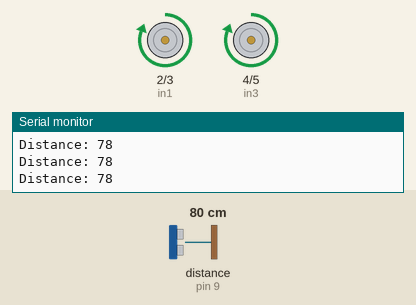
Recording of a sketch running on a simulated Arduino Uno, built with avr-gcc and run on an emulated ATmega328P. Shown: motor-driver pin pairs drawn as motors (green arrow = first pin HIGH = forward, orange = second pin HIGH = backward, longer = more drive), the last lines printed to the serial monitor. Wiring (inferred from the names in the program): ultrasonic range finder: trigger pin 8; echo pin 9. Inputs (shaded band) come from the test bench; at power-on: distance to the obstacle (sensor on pin 9) 80 cm. The echo pulse lasts 58.3 µs per cm.

Above: at 1.2 s.
1.3 s: distance to the obstacle (sensor on pin 9) set to 54 cm
2.8 s: distance to the obstacle (sensor on pin 9) set to 45 cm
At 4.3 s:
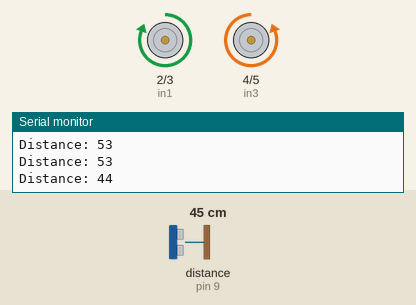
5.8 s: distance to the obstacle (sensor on pin 9) set to 60 cm
At 6.9 s:
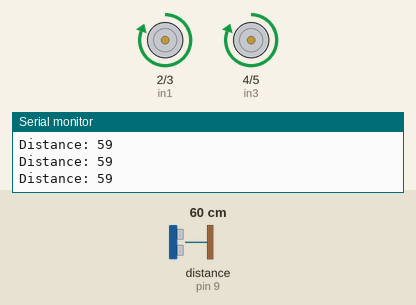
7.5 s: distance to the obstacle (sensor on pin 9) set to 2 cm
At 7.9 s:
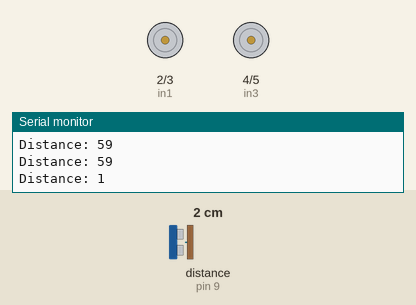
Timing chart, 0 to 11.5 s (numbered marks = the images above; inputs shaded):
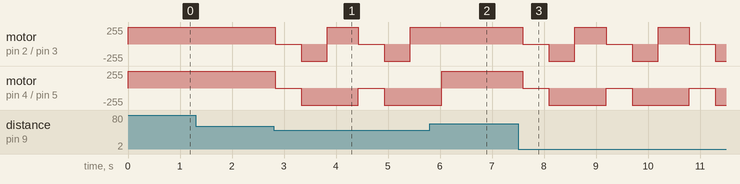

The sketch:

ultrasonic.ino
```cpp
int in1 = 2;
int in2 = 3;
int in3 = 4;
int in4 = 5;
int trigPin = 8;
int echoPin = 9;
long duration;
short dist;

void setup() {
  pinMode(in1, OUTPUT);
  pinMode(in2, OUTPUT);
  pinMode(in3, OUTPUT);
  pinMode(in4, OUTPUT);
  pinMode(trigPin, OUTPUT);
  pinMode(echoPin, INPUT);
  Serial.begin(9600);
}

void forward() {
  digitalWrite(in1, HIGH);
  digitalWrite(in2, LOW);
  digitalWrite(in3, HIGH);
  digitalWrite(in4, LOW);
}

void stop() {
  digitalWrite(in1, LOW);
  digitalWrite(in2, LOW);
  digitalWrite(in3, LOW);
  digitalWrite(in4, LOW);
}

void right() {
  digitalWrite(in1, HIGH);
  digitalWrite(in2, LOW);
  digitalWrite(in3, LOW);
  digitalWrite(in4, HIGH);
}

void backward() {
  digitalWrite(in1, LOW);
  digitalWrite(in2, HIGH);
  digitalWrite(in3, LOW);
  digitalWrite(in4, HIGH);
}


void distance() {
  digitalWrite(trigPin, LOW);
  delayMicroseconds(2);
  digitalWrite(trigPin, HIGH);
  delayMicroseconds(10);
  digitalWrite(trigPin, LOW);

  duration = pulseIn(echoPin, HIGH);
  dist = duration * 0.034 / 2;

  Serial.print("Distance: ");
  Serial.println(dist);
}

void obstacle() {
  stop();
  delay(500);
  backward();
  delay(500);
  right();
  delay(500);
}

void loop() {
  distance();

  if (dist < 50 && dist > 0) {
    obstacle();
  } else {
    forward();
  }

  delay(100);
}
```

Measured:
- the behaviour switches between 51 and 50 cm on distance to the obstacle (sensor on pin 9) (found by bisection; images 0 and 1)
- after the input at 2.8 s, motor on pin 2 (in1) / pin 3 (in2): forward 255/255 → stopped at once, → backward 255/255 0.50 s later, → forward 255/255 0.50 s later, → stopped 0.60 s later, … (6 changes in this stretch); motor on pin 4 (in3) / pin 5 (in4): alternates backward 255/255 for 1.1 s and stopped for 0.50 s, starting at once
- after the input at 5.8 s, motor on pin 2 (in1) / pin 3 (in2): stays forward 255/255 (without the input it goes to stopped after 0.23 s)
- after the input at 7.5 s, motor on pin 2 (in1) / pin 3 (in2): forward 255/255 → stopped after 0.10 s, then repeats every 1.6 s: backward 255/255 0.50 s, forward 255/255 0.60 s, stopped 0.50 s; motor on pin 4 (in3) / pin 5 (in4): alternates backward 255/255 for 1.1 s and stopped for 0.50 s, starting after 0.10 s
